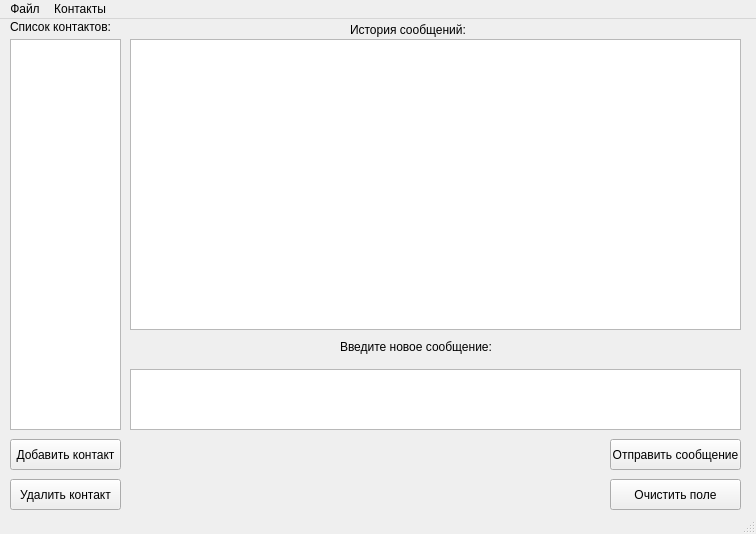
<?xml version="1.0" encoding="UTF-8"?>
<ui version="4.0">
 <class>MainClientWindow</class>
 <widget class="QMainWindow" name="MainClientWindow">
  <property name="geometry">
   <rect>
    <x>0</x>
    <y>0</y>
    <width>756</width>
    <height>534</height>
   </rect>
  </property>
  <property name="minimumSize">
   <size>
    <width>756</width>
    <height>534</height>
   </size>
  </property>
  <property name="windowTitle">
   <string>Чат Программа alpha release</string>
  </property>
  <widget class="QWidget" name="centralwidget">
   <widget class="QLabel" name="label_contacts">
    <property name="geometry">
     <rect>
      <x>10</x>
      <y>0</y>
      <width>101</width>
      <height>16</height>
     </rect>
    </property>
    <property name="text">
     <string>Список контактов:</string>
    </property>
   </widget>
   <widget class="QPushButton" name="btn_add_contact">
    <property name="geometry">
     <rect>
      <x>10</x>
      <y>420</y>
      <width>111</width>
      <height>31</height>
     </rect>
    </property>
    <property name="text">
     <string>Добавить контакт</string>
    </property>
   </widget>
   <widget class="QPushButton" name="btn_remove_contact">
    <property name="geometry">
     <rect>
      <x>10</x>
      <y>460</y>
      <width>111</width>
      <height>31</height>
     </rect>
    </property>
    <property name="text">
     <string>Удалить контакт</string>
    </property>
   </widget>
   <widget class="QLabel" name="label_history">
    <property name="geometry">
     <rect>
      <x>350</x>
      <y>0</y>
      <width>121</width>
      <height>21</height>
     </rect>
    </property>
    <property name="text">
     <string>История сообщений:</string>
    </property>
   </widget>
   <widget class="QTextEdit" name="text_message">
    <property name="geometry">
     <rect>
      <x>130</x>
      <y>350</y>
      <width>611</width>
      <height>61</height>
     </rect>
    </property>
   </widget>
   <widget class="QLabel" name="label_new_message">
    <property name="geometry">
     <rect>
      <x>340</x>
      <y>320</y>
      <width>171</width>
      <height>16</height>
     </rect>
    </property>
    <property name="text">
     <string>Введите новое сообщение:</string>
    </property>
   </widget>
   <widget class="QListView" name="list_contacts">
    <property name="geometry">
     <rect>
      <x>10</x>
      <y>20</y>
      <width>111</width>
      <height>391</height>
     </rect>
    </property>
   </widget>
   <widget class="QListView" name="list_messages">
    <property name="geometry">
     <rect>
      <x>130</x>
      <y>20</y>
      <width>611</width>
      <height>291</height>
     </rect>
    </property>
   </widget>
   <widget class="QPushButton" name="btn_send">
    <property name="geometry">
     <rect>
      <x>610</x>
      <y>420</y>
      <width>131</width>
      <height>31</height>
     </rect>
    </property>
    <property name="text">
     <string>Отправить сообщение</string>
    </property>
   </widget>
   <widget class="QPushButton" name="btn_clear">
    <property name="geometry">
     <rect>
      <x>610</x>
      <y>460</y>
      <width>131</width>
      <height>31</height>
     </rect>
    </property>
    <property name="text">
     <string>Очистить поле</string>
    </property>
   </widget>
  </widget>
  <widget class="QMenuBar" name="menubar">
   <property name="geometry">
    <rect>
     <x>0</x>
     <y>0</y>
     <width>756</width>
     <height>21</height>
    </rect>
   </property>
   <widget class="QMenu" name="menu">
    <property name="title">
     <string>Файл</string>
    </property>
    <addaction name="menu_exit"/>
   </widget>
   <widget class="QMenu" name="menu_2">
    <property name="title">
     <string>Контакты</string>
    </property>
    <addaction name="menu_add_contact"/>
    <addaction name="menu_del_contact"/>
    <addaction name="separator"/>
   </widget>
   <addaction name="menu"/>
   <addaction name="menu_2"/>
  </widget>
  <widget class="QStatusBar" name="statusBar"/>
  <action name="menu_exit">
   <property name="text">
    <string>Выход</string>
   </property>
  </action>
  <action name="menu_add_contact">
   <property name="text">
    <string>Добавить контакт</string>
   </property>
  </action>
  <action name="menu_del_contact">
   <property name="text">
    <string>Удалить контакт</string>
   </property>
  </action>
 </widget>
 <resources/>
 <connections>
  <connection>
   <sender>btn_clear</sender>
   <signal>clicked()</signal>
   <receiver>text_message</receiver>
   <slot>clear()</slot>
   <hints>
    <hint type="sourcelabel">
     <x>541</x>
     <y>481</y>
    </hint>
    <hint type="destinationlabel">
     <x>547</x>
     <y>416</y>
    </hint>
   </hints>
  </connection>
 </connections>
</ui>
